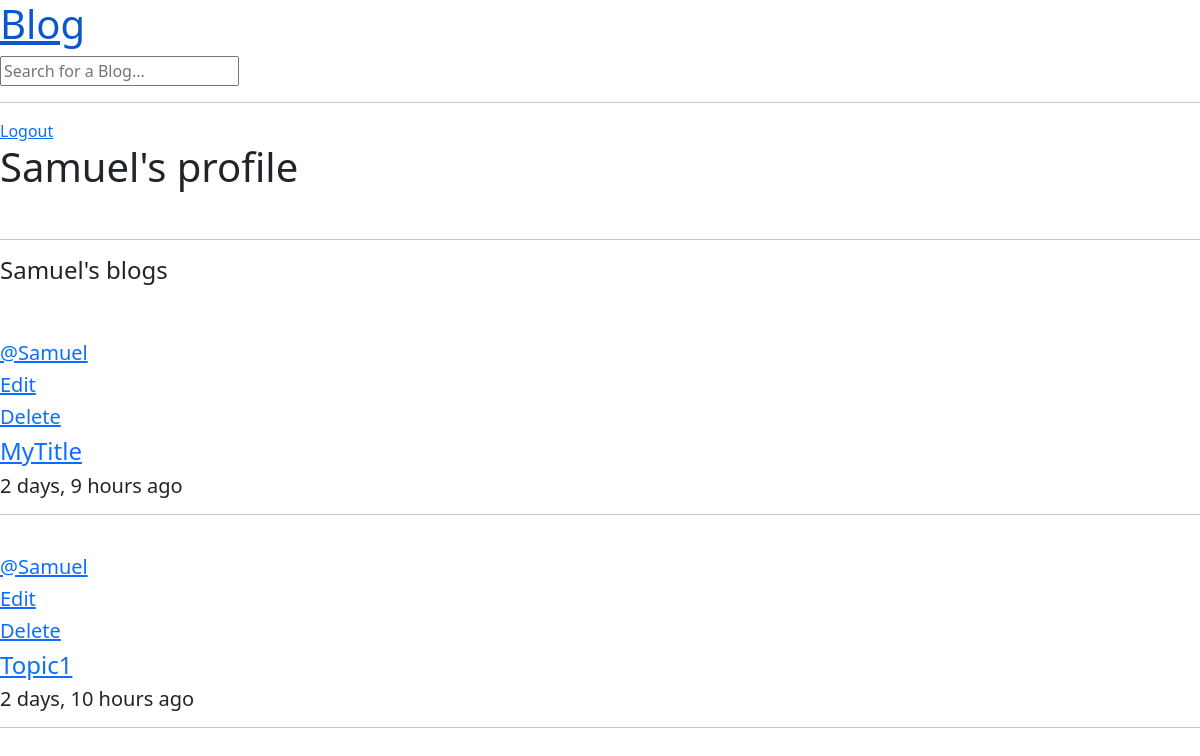
Screenshot of /user-profile/1 (signed in) with the database file from the repository.
### base/models.py (models this page shows, shortened)
class Blog(models.Model):
    title = models.CharField(max_length=200)
    author = models.ForeignKey(User, on_delete=models.CASCADE)
    body = models.TextField()
    created = models.DateTimeField(auto_now_add=True)
    updated = models.DateTimeField(auto_now=True)
    class Meta:
        ordering = ["-updated", "-created"]

### base/views.py (the view)
# urls.py: path("user-profile/<str:pk>", views.userProfile, name="user-profile"),
def userProfile(request, pk):
    user = User.objects.get(id=pk)
    blogs = user.blog_set.all()
    context={"user":user, "blogs":blogs}
    return render(request, "profile.html", context)

### templates/profile.html
{% extends 'main.html' %}
{% block content %}
    <h1>{{user.username}}'s profile</h1><br><hr>
    <h4>{{user.username}}'s blogs</h4><br><br>
    {% include 'blogs_component.html' %}
{% endblock %}

### templates/blogs_component.html
{% block content %}
    {% for blog in blogs %}
        <div>
            <h5><a href="{% url 'user-profile' blog.author.id %}">@{{blog.author}}</a></h5>
            {% if request.user == blog.author %}
                <a href="{% url 'update-blog' blog.id %}"><h5>Edit</h5></a>
                <a href="{% url 'delete-blog' blog.id %}"><h5>Delete</h5></a>
            {% endif %}
            <a href="{% url 'blog' blog.id %}?q={{blog.title}}"><h4>{{blog.title}}</h4></a>
            <h5>{{blog.created|timesince}} ago</h5>
            <hr>
            <br>
        </div>
    {% endfor %}
{% endblock %}

### rows the page displays
Blog: author "Samuel", shows "Edit", title "MyTitle", created "2 days, 9 hours"
Blog: author "Samuel", shows "Edit", title "Topic1", created "2 days, 10 hours"

### other values shown
{{ user.username }} "Samuel"
